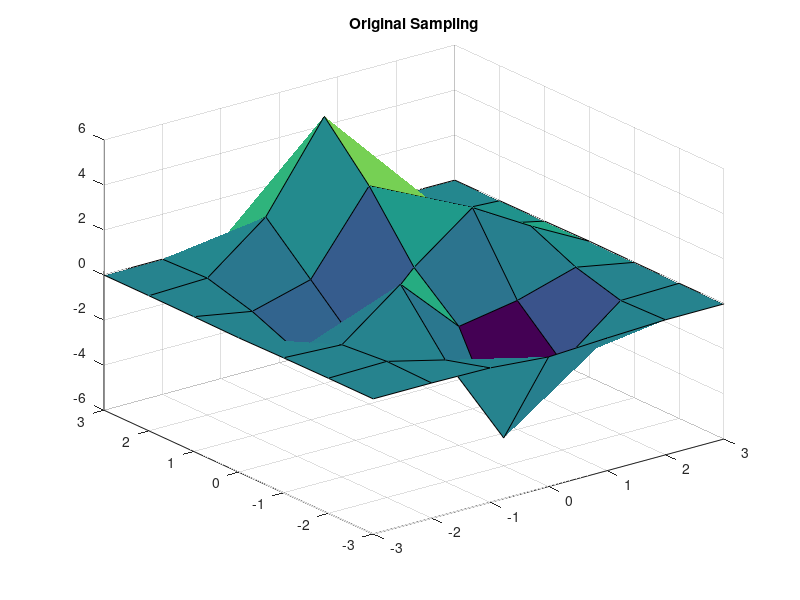

This figure's MATLAB source: (Note: this script raises an error after producing the figure.)
[X,Y] = meshgrid(-3:3);
V = peaks(7);
figure
surf(X,Y,V)
title('Original Sampling');

[Xq,Yq] = meshgrid(-3:0.25:3);
Vq = interp2(X,Y,V,Xq,Yq,'bilinear');
figure
surf(Xq,Yq,Vq);
title('Bilinear Interpolation Over Finer Grid');

[Xq,Yq] = meshgrid(-3:3);
Xq=2*Xq;
Yq=2*Yq;
Vq=2*V;
figure
surf(Xq,Yq,Vq)
title('Doubling the image size');